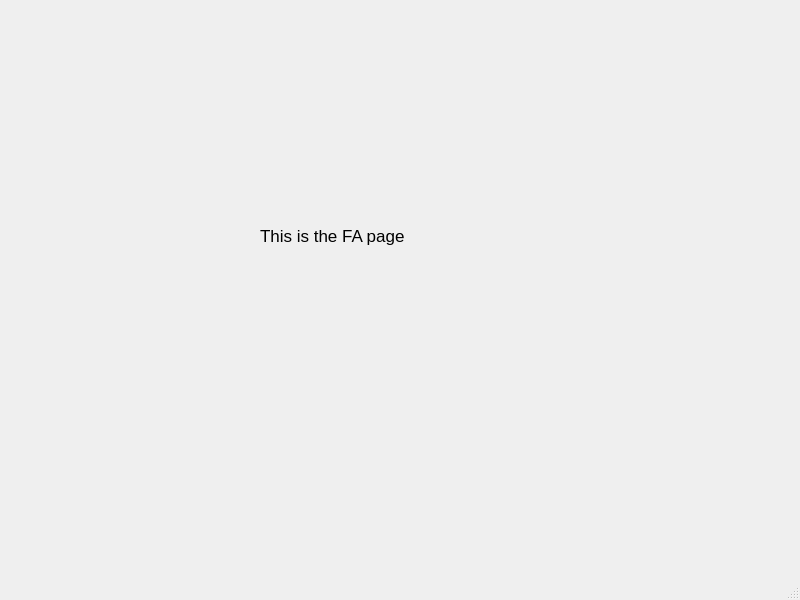
<?xml version="1.0" encoding="UTF-8"?>
<ui version="4.0">
 <class>MainWindow</class>
 <widget class="QMainWindow" name="MainWindow">
  <property name="geometry">
   <rect>
    <x>0</x>
    <y>0</y>
    <width>800</width>
    <height>600</height>
   </rect>
  </property>
  <property name="windowTitle">
   <string>MainWindow</string>
  </property>
  <widget class="QWidget" name="centralwidget">
   <widget class="QLabel" name="label">
    <property name="geometry">
     <rect>
      <x>260</x>
      <y>160</y>
      <width>291</width>
      <height>151</height>
     </rect>
    </property>
    <property name="font">
     <font>
      <pointsize>13</pointsize>
     </font>
    </property>
    <property name="text">
     <string>This is the FA page</string>
    </property>
   </widget>
  </widget>
  <widget class="QMenuBar" name="menubar">
   <property name="geometry">
    <rect>
     <x>0</x>
     <y>0</y>
     <width>800</width>
     <height>26</height>
    </rect>
   </property>
  </widget>
  <widget class="QStatusBar" name="statusbar"/>
 </widget>
 <resources/>
 <connections/>
</ui>
